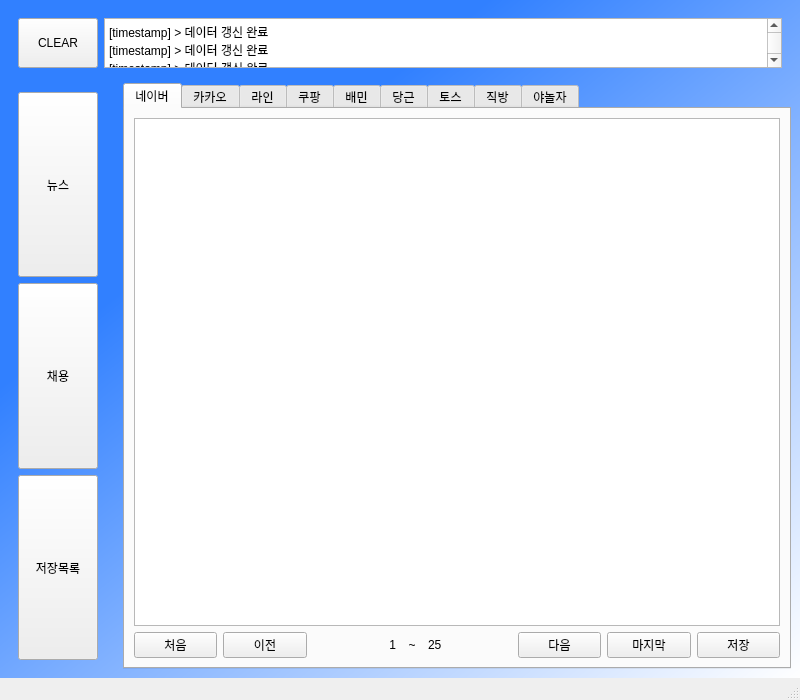
<?xml version="1.0" encoding="UTF-8"?>
<ui version="4.0">
 <class>MainWindow</class>
 <widget class="QMainWindow" name="MainWindow">
  <property name="geometry">
   <rect>
    <x>0</x>
    <y>0</y>
    <width>800</width>
    <height>700</height>
   </rect>
  </property>
  <property name="windowTitle">
   <string>MainWindow</string>
  </property>
  <widget class="QWidget" name="main_widget">
   <property name="enabled">
    <bool>true</bool>
   </property>
   <property name="styleSheet">
    <string notr="true">QWidget#main_widget{
background-color:qlineargradient(spread:pad, x1:0.318, y1:0.273, x2:1, y2:1, stop:0 rgba(49, 128, 255, 255), stop:1 rgba(255, 255, 255, 255));}</string>
   </property>
   <layout class="QGridLayout" name="gridLayout_2">
    <item row="0" column="0">
     <layout class="QVBoxLayout" name="verticalLayout">
      <item>
       <widget class="QFrame" name="formFrame">
        <property name="sizePolicy">
         <sizepolicy hsizetype="Preferred" vsizetype="Fixed">
          <horstretch>0</horstretch>
          <verstretch>0</verstretch>
         </sizepolicy>
        </property>
        <property name="minimumSize">
         <size>
          <width>0</width>
          <height>50</height>
         </size>
        </property>
        <layout class="QFormLayout" name="formLayout_3">
         <item row="0" column="0">
          <widget class="QPushButton" name="pushButton">
           <property name="minimumSize">
            <size>
             <width>0</width>
             <height>50</height>
            </size>
           </property>
           <property name="text">
            <string>CLEAR</string>
           </property>
          </widget>
         </item>
         <item row="0" column="1">
          <widget class="QTextEdit" name="textEdit">
           <property name="sizePolicy">
            <sizepolicy hsizetype="Expanding" vsizetype="Ignored">
             <horstretch>0</horstretch>
             <verstretch>0</verstretch>
            </sizepolicy>
           </property>
           <property name="minimumSize">
            <size>
             <width>0</width>
             <height>50</height>
            </size>
           </property>
           <property name="html">
            <string>&lt;!DOCTYPE HTML PUBLIC &quot;-//W3C//DTD HTML 4.0//EN&quot; &quot;http://www.w3.org/TR/REC-html40/strict.dtd&quot;&gt;
&lt;html&gt;&lt;head&gt;&lt;meta name=&quot;qrichtext&quot; content=&quot;1&quot; /&gt;&lt;style type=&quot;text/css&quot;&gt;
p, li { white-space: pre-wrap; }
&lt;/style&gt;&lt;/head&gt;&lt;body style=&quot; font-family:'Gulim'; font-size:9pt; font-weight:400; font-style:normal;&quot;&gt;
&lt;p style=&quot; margin-top:0px; margin-bottom:0px; margin-left:0px; margin-right:0px; -qt-block-indent:0; text-indent:0px;&quot;&gt;[timestamp] &amp;gt; 데이터 갱신 완료&lt;/p&gt;
&lt;p style=&quot; margin-top:0px; margin-bottom:0px; margin-left:0px; margin-right:0px; -qt-block-indent:0; text-indent:0px;&quot;&gt;[timestamp] &amp;gt; 데이터 갱신 완료&lt;/p&gt;
&lt;p style=&quot; margin-top:0px; margin-bottom:0px; margin-left:0px; margin-right:0px; -qt-block-indent:0; text-indent:0px;&quot;&gt;[timestamp] &amp;gt; 데이터 갱신 완료&lt;/p&gt;
&lt;p style=&quot; margin-top:0px; margin-bottom:0px; margin-left:0px; margin-right:0px; -qt-block-indent:0; text-indent:0px;&quot;&gt;[timestamp] &amp;gt; 데이터 갱신 완료&lt;/p&gt;
&lt;p style=&quot; margin-top:0px; margin-bottom:0px; margin-left:0px; margin-right:0px; -qt-block-indent:0; text-indent:0px;&quot;&gt;[timestamp] &amp;gt; 데이터 갱신 완료&lt;/p&gt;
&lt;p style=&quot; margin-top:0px; margin-bottom:0px; margin-left:0px; margin-right:0px; -qt-block-indent:0; text-indent:0px;&quot;&gt;[timestamp] &amp;gt; 데이터 갱신 완료&lt;/p&gt;
&lt;p style=&quot; margin-top:0px; margin-bottom:0px; margin-left:0px; margin-right:0px; -qt-block-indent:0; text-indent:0px;&quot;&gt;[timestamp] &amp;gt; 데이터 갱신 완료&lt;/p&gt;
&lt;p style=&quot; margin-top:0px; margin-bottom:0px; margin-left:0px; margin-right:0px; -qt-block-indent:0; text-indent:0px;&quot;&gt;[timestamp] &amp;gt; 데이터 갱신 완료&lt;/p&gt;
&lt;p style=&quot; margin-top:0px; margin-bottom:0px; margin-left:0px; margin-right:0px; -qt-block-indent:0; text-indent:0px;&quot;&gt;[timestamp] &amp;gt; 데이터 갱신 완료&lt;/p&gt;
&lt;p style=&quot; margin-top:0px; margin-bottom:0px; margin-left:0px; margin-right:0px; -qt-block-indent:0; text-indent:0px;&quot;&gt;[timestamp] &amp;gt; 데이터 갱신 완료&lt;/p&gt;
&lt;p style=&quot; margin-top:0px; margin-bottom:0px; margin-left:0px; margin-right:0px; -qt-block-indent:0; text-indent:0px;&quot;&gt;[timestamp] &amp;gt; 데이터 갱신 완료&lt;/p&gt;&lt;/body&gt;&lt;/html&gt;</string>
           </property>
          </widget>
         </item>
        </layout>
       </widget>
      </item>
      <item>
       <layout class="QGridLayout" name="gridLayout">
        <item row="0" column="2">
         <widget class="QTabWidget" name="tabWidget">
          <property name="currentIndex">
           <number>0</number>
          </property>
          <widget class="QWidget" name="tab">
           <attribute name="title">
            <string>네이버</string>
           </attribute>
           <layout class="QGridLayout" name="gridLayout_4">
            <item row="2" column="0">
             <layout class="QHBoxLayout" name="horizontalLayout">
              <property name="sizeConstraint">
               <enum>QLayout::SetDefaultConstraint</enum>
              </property>
              <item>
               <widget class="QPushButton" name="pushButton_8">
                <property name="text">
                 <string>처음</string>
                </property>
               </widget>
              </item>
              <item>
               <widget class="QPushButton" name="pushButton_6">
                <property name="text">
                 <string>이전</string>
                </property>
               </widget>
              </item>
              <item>
               <widget class="QLabel" name="label">
                <property name="text">
                 <string>1</string>
                </property>
                <property name="alignment">
                 <set>Qt::AlignRight|Qt::AlignTrailing|Qt::AlignVCenter</set>
                </property>
               </widget>
              </item>
              <item>
               <widget class="QLabel" name="label_2">
                <property name="maximumSize">
                 <size>
                  <width>20</width>
                  <height>16777215</height>
                 </size>
                </property>
                <property name="text">
                 <string>~</string>
                </property>
                <property name="alignment">
                 <set>Qt::AlignCenter</set>
                </property>
               </widget>
              </item>
              <item>
               <widget class="QLabel" name="label_3">
                <property name="text">
                 <string>25</string>
                </property>
               </widget>
              </item>
              <item>
               <widget class="QPushButton" name="pushButton_5">
                <property name="text">
                 <string>다음</string>
                </property>
               </widget>
              </item>
              <item>
               <widget class="QPushButton" name="pushButton_9">
                <property name="text">
                 <string>마지막</string>
                </property>
               </widget>
              </item>
              <item>
               <widget class="QPushButton" name="pushButton_7">
                <property name="text">
                 <string>저장</string>
                </property>
               </widget>
              </item>
             </layout>
            </item>
            <item row="0" column="0">
             <widget class="QTableView" name="naver_table">
              <property name="gridStyle">
               <enum>Qt::DashLine</enum>
              </property>
             </widget>
            </item>
           </layout>
          </widget>
          <widget class="QWidget" name="tab_2">
           <attribute name="title">
            <string>카카오</string>
           </attribute>
          </widget>
          <widget class="QWidget" name="tab_3">
           <property name="styleSheet">
            <string notr="true"/>
           </property>
           <attribute name="title">
            <string>라인</string>
           </attribute>
          </widget>
          <widget class="QWidget" name="tab_4">
           <attribute name="title">
            <string>쿠팡</string>
           </attribute>
          </widget>
          <widget class="QWidget" name="tab_5">
           <attribute name="title">
            <string>배민</string>
           </attribute>
          </widget>
          <widget class="QWidget" name="tab_6">
           <attribute name="title">
            <string>당근</string>
           </attribute>
          </widget>
          <widget class="QWidget" name="tab_7">
           <attribute name="title">
            <string>토스</string>
           </attribute>
          </widget>
          <widget class="QWidget" name="tab_8">
           <attribute name="title">
            <string>직방</string>
           </attribute>
          </widget>
          <widget class="QWidget" name="tab_9">
           <attribute name="title">
            <string>야놀자</string>
           </attribute>
          </widget>
         </widget>
        </item>
        <item row="0" column="1">
         <spacer name="horizontalSpacer">
          <property name="orientation">
           <enum>Qt::Horizontal</enum>
          </property>
          <property name="sizeType">
           <enum>QSizePolicy::Fixed</enum>
          </property>
          <property name="sizeHint" stdset="0">
           <size>
            <width>10</width>
            <height>20</height>
           </size>
          </property>
         </spacer>
        </item>
        <item row="0" column="0">
         <widget class="QFrame" name="verticalFrame_2">
          <layout class="QGridLayout" name="gridLayout_3">
           <item row="1" column="0">
            <widget class="QPushButton" name="pushButton_3">
             <property name="sizePolicy">
              <sizepolicy hsizetype="Minimum" vsizetype="Expanding">
               <horstretch>0</horstretch>
               <verstretch>0</verstretch>
              </sizepolicy>
             </property>
             <property name="text">
              <string>채용</string>
             </property>
            </widget>
           </item>
           <item row="0" column="0">
            <widget class="QPushButton" name="pushButton_2">
             <property name="sizePolicy">
              <sizepolicy hsizetype="Minimum" vsizetype="Expanding">
               <horstretch>0</horstretch>
               <verstretch>0</verstretch>
              </sizepolicy>
             </property>
             <property name="text">
              <string>뉴스</string>
             </property>
            </widget>
           </item>
           <item row="2" column="0">
            <widget class="QPushButton" name="pushButton_4">
             <property name="sizePolicy">
              <sizepolicy hsizetype="Minimum" vsizetype="Expanding">
               <horstretch>0</horstretch>
               <verstretch>0</verstretch>
              </sizepolicy>
             </property>
             <property name="text">
              <string>저장목록</string>
             </property>
            </widget>
           </item>
          </layout>
         </widget>
        </item>
       </layout>
      </item>
     </layout>
    </item>
   </layout>
  </widget>
  <widget class="QMenuBar" name="menubar">
   <property name="geometry">
    <rect>
     <x>0</x>
     <y>0</y>
     <width>800</width>
     <height>21</height>
    </rect>
   </property>
  </widget>
  <widget class="QStatusBar" name="statusbar"/>
 </widget>
 <resources/>
 <connections/>
</ui>
